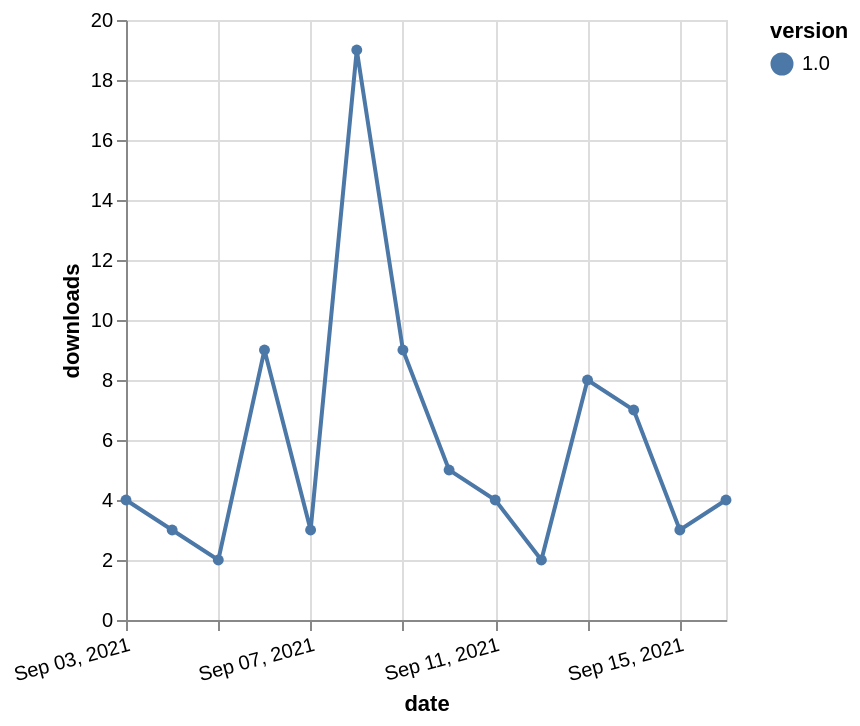

Specify this chart in Vega-Lite:
### Vega-Lite specification from a JSON file in a GitHub repository (floating-point values rounded to 4 significant figures)
{"$schema": "https://vega.github.io/schema/vega-lite/v5.json", "description": "A simple bar chart with embedded data.", "data": {"values": [{"date": "2021-09-03", "total": 4197, "delta": 4, "version": "1.0"}, {"date": "2021-09-04", "total": 4200, "delta": 3, "version": "1.0"}, {"date": "2021-09-05", "total": 4202, "delta": 2, "version": "1.0"}, {"date": "2021-09-06", "total": 4211, "delta": 9, "version": "1.0"}, {"date": "2021-09-07", "total": 4214, "delta": 3, "version": "1.0"}, {"date": "2021-09-08", "total": 4233, "delta": 19, "version": "1.0"}, {"date": "2021-09-09", "total": 4242, "delta": 9, "version": "1.0"}, {"date": "2021-09-10", "total": 4247, "delta": 5, "version": "1.0"}, {"date": "2021-09-11", "total": 4251, "delta": 4, "version": "1.0"}, {"date": "2021-09-12", "total": 4253, "delta": 2, "version": "1.0"}, {"date": "2021-09-13", "total": 4261, "delta": 8, "version": "1.0"}, {"date": "2021-09-14", "total": 4268, "delta": 7, "version": "1.0"}, {"date": "2021-09-15", "total": 4271, "delta": 3, "version": "1.0"}, {"date": "2021-09-16", "total": 4275, "delta": 4, "version": "1.0"}]}, "width": "container", "mark": {"type": "line", "point": {"filled": true}}, "encoding": {"x": {"field": "date", "type": "temporal", "timeUnit": "yearmonthdate", "title": "date", "axis": {"labelAngle": -15}}, "y": {"field": "delta", "type": "quantitative", "title": "downloads"}, "color": {"field": "version", "type": "nominal"}, "tooltip": {"field": "delta"}}}
